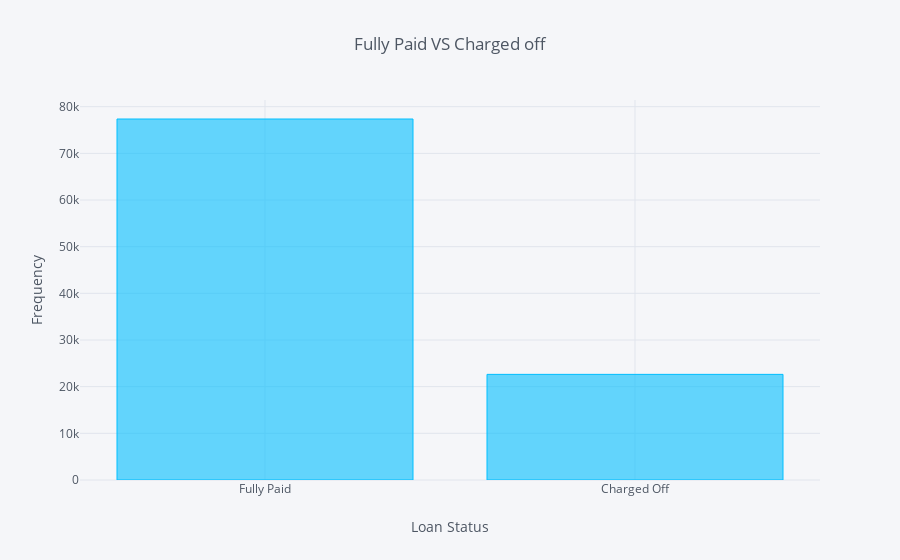

The notebook cell this image was saved under:
### Code cell
# Let us plot the same graph but inter-active this time with the help of plotly.
    
count = df_train['Loan Status'].value_counts().reset_index()
count.iplot(kind='bar', x='index', y='Loan Status', xTitle='Loan Status', yTitle='Frequency',
           color='deepskyblue', title='Fully Paid VS Charged off')

### Figure 1 — Plotly figure (JSON) as saved in the notebook; plotly's stock layout.template omitted (floating-point values rounded to 4 significant figures)
{"data": [{"marker": {"color": "rgba(0, 191, 255, 0.6)", "line": {"color": "rgba(0, 191, 255, 1.0)", "width": 1}}, "name": "Loan Status", "orientation": "v", "text": "", "type": "bar", "uid": "c0fef612-c467-42ea-9e10-e1f06284d0f6", "x": ["Fully Paid", "Charged Off"], "y": [77361, 22639]}], "layout": {"legend": {"bgcolor": "#F5F6F9", "font": {"color": "#4D5663"}}, "paper_bgcolor": "#F5F6F9", "plot_bgcolor": "#F5F6F9", "title": {"font": {"color": "#4D5663"}, "text": "Fully Paid VS Charged off"}, "xaxis": {"gridcolor": "#E1E5ED", "showgrid": true, "tickfont": {"color": "#4D5663"}, "title": {"font": {"color": "#4D5663"}, "text": "Loan Status"}, "zerolinecolor": "#E1E5ED"}, "yaxis": {"gridcolor": "#E1E5ED", "showgrid": true, "tickfont": {"color": "#4D5663"}, "title": {"font": {"color": "#4D5663"}, "text": "Frequency"}, "zerolinecolor": "#E1E5ED"}}}
